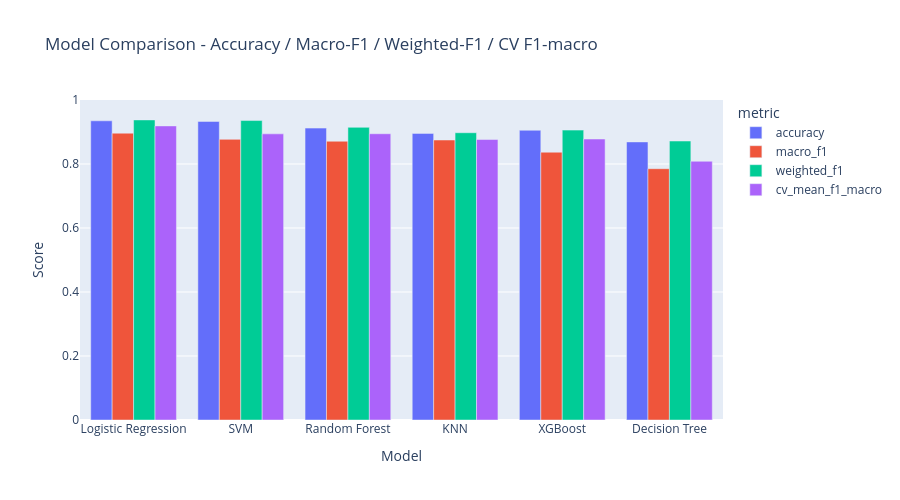

The notebook cell saved with this chart:
### Markdown cell above
## Model Comparison Chart

### Code cell
from src.visualization import model_charts
model_charts.model_comparison_bar_chart(comp)

### Figure 1 — Plotly figure (JSON) as saved in the notebook; plotly's stock layout.template omitted (floating-point values rounded to 4 significant figures)
{"data": [{"alignmentgroup": "True", "hovertemplate": "metric=accuracy<br>Model=%{x}<br>Score=%{y}<extra></extra>", "legendgroup": "accuracy", "marker": {"color": "#636efa", "pattern": {"shape": ""}}, "name": "accuracy", "offsetgroup": "accuracy", "orientation": "v", "showlegend": true, "textposition": "auto", "type": "bar", "x": ["Logistic Regression", "SVM", "Random Forest", "KNN", "XGBoost", "Decision Tree"], "xaxis": "x", "y": [0.935, 0.933, 0.9122, 0.8957, 0.9054, 0.869], "yaxis": "y"}, {"alignmentgroup": "True", "hovertemplate": "metric=macro_f1<br>Model=%{x}<br>Score=%{y}<extra></extra>", "legendgroup": "macro_f1", "marker": {"color": "#EF553B", "pattern": {"shape": ""}}, "name": "macro_f1", "offsetgroup": "macro_f1", "orientation": "v", "showlegend": true, "textposition": "auto", "type": "bar", "x": ["Logistic Regression", "SVM", "Random Forest", "KNN", "XGBoost", "Decision Tree"], "xaxis": "x", "y": [0.8963, 0.877, 0.8711, 0.8749, 0.8369, 0.7853], "yaxis": "y"}, {"alignmentgroup": "True", "hovertemplate": "metric=weighted_f1<br>Model=%{x}<br>Score=%{y}<extra></extra>", "legendgroup": "weighted_f1", "marker": {"color": "#00cc96", "pattern": {"shape": ""}}, "name": "weighted_f1", "offsetgroup": "weighted_f1", "orientation": "v", "showlegend": true, "textposition": "auto", "type": "bar", "x": ["Logistic Regression", "SVM", "Random Forest", "KNN", "XGBoost", "Decision Tree"], "xaxis": "x", "y": [0.9378, 0.9358, 0.9146, 0.8977, 0.9059, 0.8718], "yaxis": "y"}, {"alignmentgroup": "True", "hovertemplate": "metric=cv_mean_f1_macro<br>Model=%{x}<br>Score=%{y}<extra></extra>", "legendgroup": "cv_mean_f1_macro", "marker": {"color": "#ab63fa", "pattern": {"shape": ""}}, "name": "cv_mean_f1_macro", "offsetgroup": "cv_mean_f1_macro", "orientation": "v", "showlegend": true, "textposition": "auto", "type": "bar", "x": ["Logistic Regression", "SVM", "Random Forest", "KNN", "XGBoost", "Decision Tree"], "xaxis": "x", "y": [0.919, 0.8942, 0.8945, 0.8765, 0.8781, 0.8085], "yaxis": "y"}], "layout": {"barmode": "group", "height": 500, "legend": {"title": {"text": "metric"}, "tracegroupgap": 0}, "title": {"text": "Model Comparison - Accuracy / Macro-F1 / Weighted-F1 / CV F1-macro"}, "xaxis": {"anchor": "y", "domain": [0.0, 1.0], "title": {"text": "Model"}}, "yaxis": {"anchor": "x", "domain": [0.0, 1.0], "range": [0, 1], "title": {"text": "Score"}}}}
